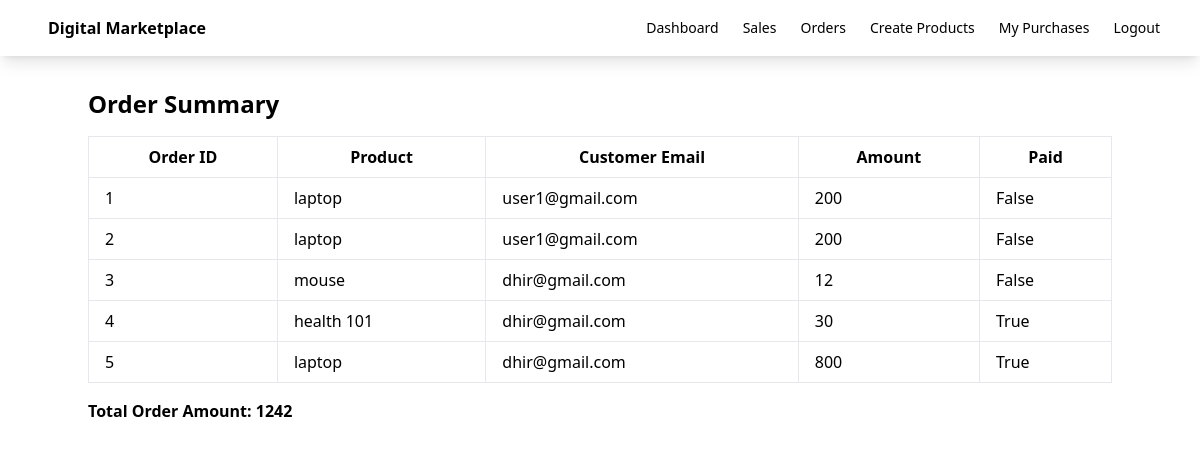
Page /order-summary/ (signed in) on the committed database.
### myapp/models.py (models this page shows, shortened)
class OrderDetail(models.Model):
    customer_email = models.EmailField()
    product = models.ForeignKey(Product, on_delete=models.CASCADE)
    amount = models.IntegerField()
    stripe_payment_intent = models.CharField(max_length=200)
    has_paid = models.BooleanField(default=False)
    created_on = models.DateTimeField(auto_now_add=True)
    updated_on = models.DateTimeField(auto_now_add=True)

class Product(models.Model):
    seller = models.ForeignKey(User, on_delete=models.CASCADE)
    name = models.CharField(max_length=100)
    description = models.CharField(max_length=100)
    price = models.FloatField()
    file = models.FileField(upload_to='uploads')
    total_sales_amount = models.IntegerField(default=0)
    total_sales = models.IntegerField(default=0)

### myapp/views.py (the view)
# urls.py: path('order-summary/',views.order_summary,name='orders'),
def order_summary(request):
    if request.user.is_superuser:
        orders = OrderDetail.objects.all()
    else:
        orders = OrderDetail.objects.filter(product__seller=request.user)
    order_total = orders.aggregate(Sum('amount'))
    return render(request, 'myapp/order_summary.html', {'orders': orders, 'order_total': order_total})

### myapp/templates/myapp/order_summary.html
{% extends 'myapp/base.html' %}
{% block body %}
    <div class="container mx-auto my-8">
        <h2 class="text-2xl font-semibold mb-4">Order Summary</h2>
        <table class="table-auto w-full border-collapse">
            <thead>
                <tr>
                    <th class="px-4 py-2 border">Order ID</th>
                    <th class="px-4 py-2 border">Product</th>
                    <th class="px-4 py-2 border">Customer Email</th>
                    <th class="px-4 py-2 border">Amount</th>
                    <th class="px-4 py-2 border">Paid</th>
                </tr>
            </thead>
            <tbody>
                {% for order in orders %}
                    <tr>
                        <td class="px-4 py-2 border">{{ order.id }}</td>
                        <td class="px-4 py-2 border">{{ order.product.name }}</td>
                        <td class="px-4 py-2 border">{{ order.customer_email }}</td>
                        <td class="px-4 py-2 border">{{ order.amount }}</td>
                        <td class="px-4 py-2 border">{{ order.has_paid }}</td>
                    </tr>
                {% empty %}
                    <tr>
                        <td colspan="5" class="px-4 py-2 border text-center">No orders found.</td>
                    </tr>
                {% endfor %}
            </tbody>
        </table>
        <div class="mt-4">
            <p class="font-semibold">Total Order Amount: {{ order_total.amount__sum }}</p>
        </div>
    </div>
{% endblock %}

### rows in the picture
OrderDetail: id "1", product.name "laptop", customer_email "user1@gmail.com", amount "200", has_paid "False"
OrderDetail: id "2", product.name "laptop", customer_email "user1@gmail.com", amount "200", has_paid "False"
OrderDetail: id "3", product.name "mouse", customer_email "dhir@gmail.com", amount "12", has_paid "False"
OrderDetail: id "4", product.name "health 101", customer_email "dhir@gmail.com", amount "30", has_paid "True"
OrderDetail: id "5", product.name "laptop", customer_email "dhir@gmail.com", amount "800", has_paid "True"

### other values in the picture
{{ order_total.amount__sum }} "1242"
